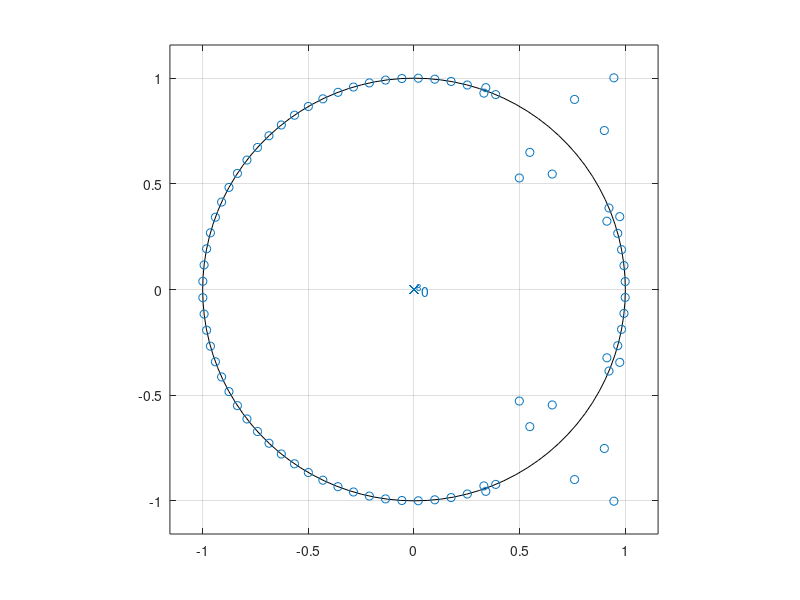

MATLAB code to generate this figure: (Note: this script raises an error after producing the figure.)
% A bandstop filter has specs stopband at [0.11, 0.14]; passbands at
% [0,0.06] and [0.19,0.5]. This requires length 81 filter for Hamming 
%window.
clc;
close all;
clear all;

m=0:80;
lambda=40;
hideal=0.16*cos(0.25*pi*(m-lambda)).*sinc(0.08*(m-lambda));
h=hideal.*hamming(81)';
figure(1);
zplane(h);
hold on;
grid on;
[f,H1]=freqzdB(h,1,501,0.19,0.5);
figure(2);
subplot(2,2,1);
plot(f,H1)
title('Magnitude Response for frequency range 0.19 to 0.5 using Hamming Window')
hold on;
grid on;
Hpass2=[H1(1:226) H1(227:350) H1(351:501)];
pass2_Hamming=max(Hpass2)
[f,H2]=freqzdB(h,1,501,0.11,0.14);
subplot(2,2,2);
plot(f,H2)
title('Magnitude Response for frequency range 0.11 to 0.14 using Hamming Window')
hold on;
grid on;
Hstop=[H2(1:226) H2(227:350) H2(351:501)];
stop_Hamming=max(Hstop)
[f,H3]=freqzdB(h,1,501,0.0,0.06);
subplot(2,2,3);
plot(f,H3)
title('Magnitude Response for frequency range 0.0 to 0.06 using Hamming Window')
hold on;
grid on;
Hpass1=[H3(1:226) H3(227:350) H3(351:501)];
pass1_Hamming=max(Hpass1)
[f,H4]=freqzdB(h,1,501,0.0,0.5);
subplot(2,2,4);
plot(f,H4)
title('Magnitude Response for frequency range 0.10 to 0.5 using Hamming Window')
hold on;
grid on;
Hstop1=[H4(1:226) H4(227:350) H4(351:501)];
stop81Hamming=max(Hstop1)
%